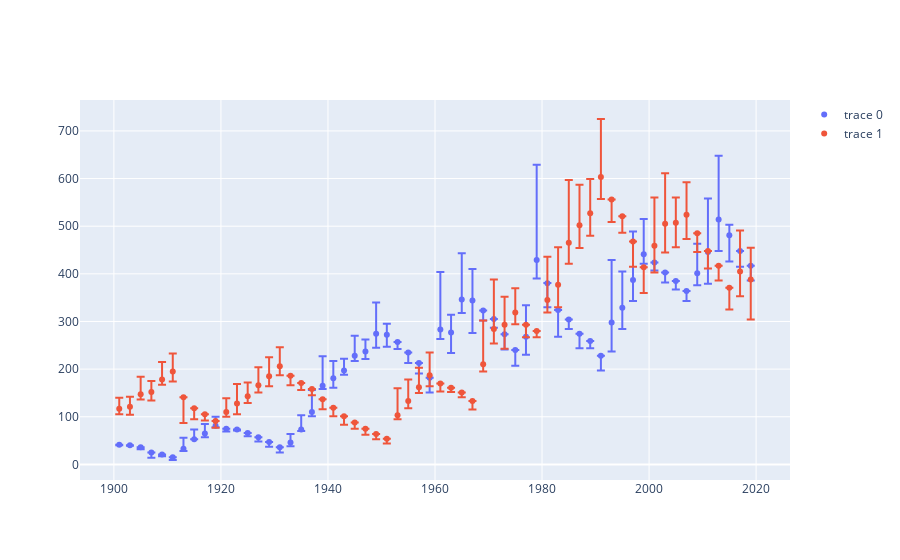

Notebook code cell kept with this figure:
### Code cell
fig = go.Figure()
for party, counts_dict in party_counts_dict.items():
    fig.add_trace(
        go.Scatter(
            x=years,
            y=counts_dict['n_judges'],
            mode='markers',
            error_y=dict(
                type='data',
                symmetric=False,
                array=counts_dict['n_appointed'],
                arrayminus=counts_dict['n_terminated'])
            )
    )
fig.show()
